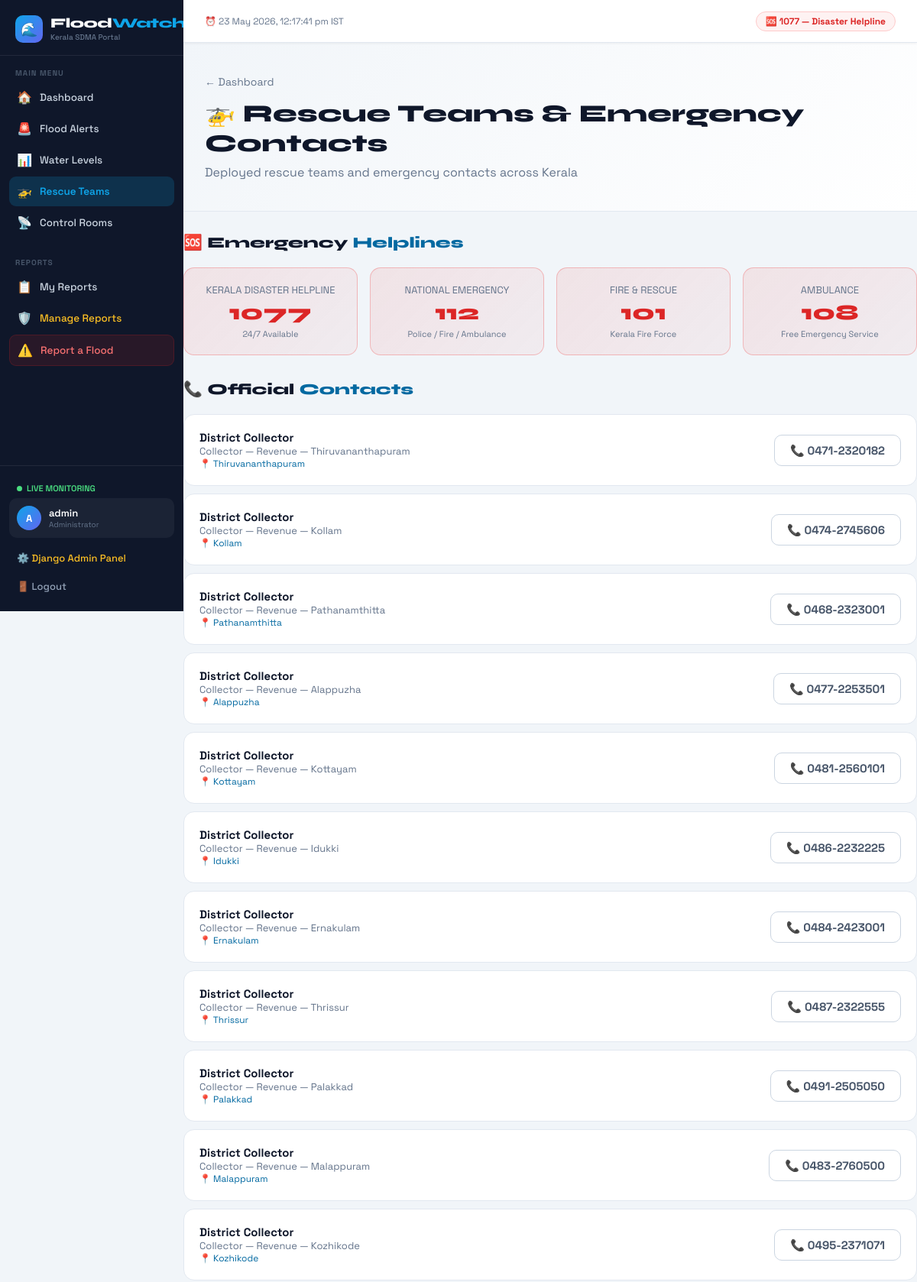
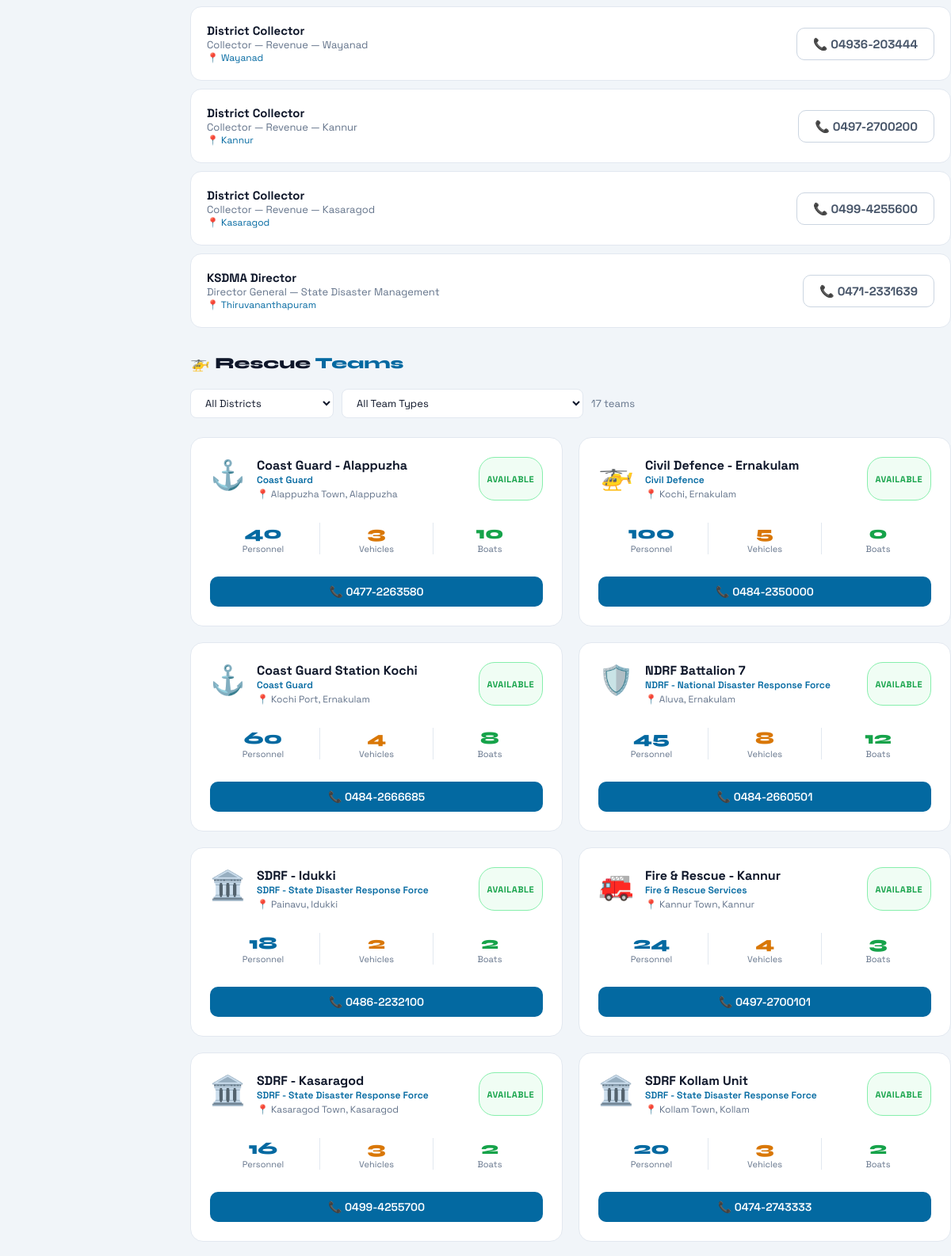
Page /rescue-teams/ (signed in, upper part) on the committed database (2 pictures, top to bottom).
### core/models.py (models this page shows, shortened)
class EmergencyContact(models.Model):
    name = models.CharField(max_length=200)
    designation = models.CharField(max_length=200)
    department = models.CharField(max_length=200)
    phone = models.CharField(max_length=20)
    email = models.EmailField(blank=True)
    district = models.CharField(max_length=100)
    is_active = models.BooleanField(default=True)
    class Meta:
        verbose_name = "Emergency Contact"
        verbose_name_plural = "Emergency Contacts"

class RescueTeam(models.Model):
    name = models.CharField(max_length=200)
    team_type = models.CharField(max_length=100, choices=[
        ('NDRF', 'NDRF - National Disaster Response Force'),
        ('SDRF', 'SDRF - State Disaster Response Force'),
        ('FIRE', 'Fire & Rescue Services'),
        ('COAST_GUARD', 'Coast Guard'),
        ('POLICE', 'Police Emergency'),
        ('HEALTH', 'Health & Medical'),
        ('CIVIL', 'Civil Defence'),
        ('NGO', 'NGO / Volunteer Group'),
        ('OTHER', 'Other'),
    ])
    contact_number = models.CharField(max_length=20)
    alternate_number = models.CharField(max_length=20, blank=True)
    email = models.EmailField(blank=True)
    district = models.CharField(max_length=100)
    base_location = models.CharField(max_length=200)
    is_available = models.BooleanField(default=True)
    personnel_count = models.IntegerField(default=0)
    vehicles_available = models.IntegerField(default=0)
    boats_available = models.IntegerField(default=0)
    notes = models.TextField(blank=True)
    created_at = models.DateTimeField(auto_now_add=True)
    updated_at = models.DateTimeField(auto_now=True)
    class Meta:
        ordering = ['district', 'name']
        verbose_name = "Rescue Team"
        verbose_name_plural = "Rescue Teams"

### core/views.py (the view)
# urls.py: path('rescue-teams/', views.rescue_teams_view, name='rescue_teams'),
@login_required
def rescue_teams_view(request):
    district = request.GET.get('district', '')
    team_type = request.GET.get('type', '')
    teams = RescueTeam.objects.all()
    if district:
        teams = teams.filter(district__icontains=district)
    if team_type:
        teams = teams.filter(team_type=team_type)
    emergency_contacts = EmergencyContact.objects.filter(is_active=True)
    districts = RescueTeam.objects.values_list('district', flat=True).distinct()
    return render(request, 'core/rescue_teams.html', {
        'teams': teams,
        'emergency_contacts': emergency_contacts,
        'districts': districts,
        'selected_district': district,
        'selected_type': team_type,
        'team_types': RescueTeam._meta.get_field('team_type').choices,
        'page': 'rescue',
    })

### core/templates/core/rescue_teams.html (shortened to what this page needs)
{% extends 'core/base.html' %}
{% block content %}
<div class="page-header">
    <div class="container">
        <a href="/" style="color:var(--text-muted); text-decoration:none; font-size:14px;">← Dashboard</a>
        <h1 style="margin-top:12px;">🚁 Rescue Teams & Emergency Contacts</h1>
        <p style="color:var(--text-muted); margin-top:8px;">Deployed rescue teams and emergency contacts across Kerala</p>
    </div>
</div>
<div class="container page-body">
    <div class="section-header">
        <h2 class="section-title">🆘 Emergency <span>Helplines</span></h2>
    </div>
    <div class="emergency-numbers">
        <div class="emg-card">
            <div class="emg-name">KERALA DISASTER HELPLINE</div>
            <div class="emg-num">1077</div>
            <div class="emg-dept">24/7 Available</div>
        </div>
        <div class="emg-card">
            <div class="emg-name">NATIONAL EMERGENCY</div>
            <div class="emg-num">112</div>
            <div class="emg-dept">Police / Fire / Ambulance</div>
        </div>
        <div class="emg-card">
            <div class="emg-name">FIRE & RESCUE</div>
            <div class="emg-num">101</div>
            <div class="emg-dept">Kerala Fire Force</div>
        </div>
        <div class="emg-card">
            <div class="emg-name">AMBULANCE</div>
            <div class="emg-num">108</div>
            <div class="emg-dept">Free Emergency Service</div>
        </div>
    </div>
    {% if emergency_contacts %}
    <div class="section-header">
        <h2 class="section-title">📞 Official <span>Contacts</span></h2>
    </div>
    <div style="display:flex; flex-direction:column; gap:10px; margin-bottom:32px;">
        {% for contact in emergency_contacts %}
        <div class="contact-card">
            <div>
                <div style="font-weight:700; font-size:15px;">{{ contact.name }}</div>
                <div style="font-size:13px; color:var(--text-muted);">{{ contact.designation }} — {{ contact.department }}</div>
                <div style="font-size:12px; color:var(--primary);">📍 {{ contact.district }}</div>
            </div>
            <a href="tel:{{ contact.phone }}" class="btn btn-ghost" style="font-size:15px; font-weight:700;">📞 {{ contact.phone }}</a>
        </div>
        {% endfor %}
    </div>
    {% endif %}
    <div class="section-header">
        <h2 class="section-title">🚁 Rescue <span>Teams</span></h2>
    </div>
    <form method="get" class="filter-bar">
        <select name="district" class="filter-select" onchange="this.form.submit()">
            <option value="">All Districts</option>
        </select>
        <select name="type" class="filter-select" onchange="this.form.submit()">
            <option value="">All Team Types</option>
        </select>
        <span style="font-size:13px; color:var(--text-muted); align-self:center;">{{ teams.count }} team{{ teams.count|pluralize }}</span>
    </form>
    {% if teams %}
    <div class="grid-2" style="grid-template-columns: repeat(auto-fill, minmax(340px, 1fr));">
        {% for team in teams %}
        <div class="team-big-card">
            <div style="display:flex; gap:14px; margin-bottom:16px;">
                <div style="font-size:36px;">
                    {% if team.team_type == 'NDRF' %}🛡️{% elif team.team_type == 'SDRF' %}🏛️{% elif team.team_type == 'FIRE' %}🚒{% elif team.team_type == 'COAST_GUARD' %}⚓{% elif team.team_type == 'HEALTH' %}🏥{% elif team.team_type == 'POLICE' %}👮{% elif team.team_type == 'NGO' %}🤝{% else %}🚁{% endif %}
                </div>
                <div style="flex:1;">
                    <div style="font-weight:700; font-size:16px;">{{ team.name }}</div>
                    <div style="font-size:12px; color:var(--primary); font-weight:600; margin-bottom:2px;">{{ team.get_team_type_display }}</div>
                    <div style="font-size:12px; color:var(--text-muted);">📍 {{ team.base_location }}, {{ team.district }}</div>
                </div>
                <span class="badge {% if team.is_available %}badge-normal{% else %}badge-danger{% endif %}">
                    {% if team.is_available %}Available{% else %}Deployed{% endif %}
                </span>
            </div>
            <div style="display:flex; gap:16px; padding:12px; background:var(--bg2); border-radius:10px; margin-bottom:16px; text-align:center;">
                <div class="team-stat" style="flex:1;">
                    <div class="team-stat-num" style="color:var(--primary);">{{ team.personnel_count }}</div>
                    <div class="team-stat-label">Personnel</div>
                </div>
                <div class="team-stat" style="flex:1;">
                    <div class="team-stat-num" style="color:var(--warning);">{{ team.vehicles_available }}</div>
                    <div class="team-stat-label">Vehicles</div>
                </div>
                <div class="team-stat" style="flex:1;">
                    <div class="team-stat-num" style="color:var(--safe);">{{ team.boats_available }}</div>
                    <div class="team-stat-label">Boats</div>
                </div>
            </div>
            <div style="display:flex; gap:10px; flex-wrap:wrap;">
                <a href="tel:{{ team.contact_number }}" class="btn btn-primary" style="flex:1; justify-content:center;">
                    📞 {{ team.contact_number }}
                </a>
            </div>
        </div>
        {% endfor %}
    </div>
    {% else %}
    <div class="card" style="text-align:center; padding:60px;">
        <div style="font-size:48px; margin-bottom:16px;">🚁</div>
        <h3>No rescue teams found</h3>
        <p style="color:var(--text-muted); margin-top:8px;">Try adjusting your filters</p>
    </div>
    {% endif %}
</div>
{% endblock %}

### core/templates/core/base.html (shortened to what this page needs)
<!DOCTYPE html>
<html lang="en">
<head>
</head>
<body>
<aside class="sidebar" id="sidebar">
    <a href="/" class="sidebar-brand">
        <div class="sidebar-logo">🌊</div>
        <div>
            <div class="sidebar-brand-text">Flood<span>Watch</span></div>
            <div class="sidebar-brand-sub">Kerala SDMA Portal</div>
        </div>
    </a>
    <div class="sidebar-section">
        <div class="sidebar-section-label">Main Menu</div>
        <ul class="sidebar-nav">
            <li><a href="/" class="{% if page == 'home' %}active{% endif %}"><span class="nav-icon">🏠</span> Dashboard</a></li>
            <li>
                <a href="/alerts/" class="{% if page == 'alerts' %}active{% endif %}">
                    <span class="nav-icon">🚨</span> Flood Alerts
                </a>
            </li>
            <li><a href="/water-levels/" class="{% if page == 'water_levels' %}active{% endif %}"><span class="nav-icon">📊</span> Water Levels</a></li>
            <li><a href="/rescue-teams/" class="{% if page == 'rescue' %}active{% endif %}"><span class="nav-icon">🚁</span> Rescue Teams</a></li>
            <li><a href="/control-rooms/" class="{% if page == 'control_rooms' %}active{% endif %}"><span class="nav-icon">📡</span> Control Rooms</a></li>
        </ul>
    </div>
    <div class="sidebar-section">
        <div class="sidebar-section-label">Reports</div>
        <ul class="sidebar-nav">
            <li><a href="/my-reports/" class="{% if page == 'my_reports' %}active{% endif %}"><span class="nav-icon">📋</span> My Reports</a></li>
            {% if user.is_staff %}
            <li><a href="/admin-reports/" class="{% if page == 'admin_reports' %}active{% endif %}" style="color: #fbbf24;"><span class="nav-icon">🛡️</span> Manage Reports</a></li>
            {% endif %}
            <li><a href="/report/" class="sidebar-report-link {% if page == 'report' %}active{% endif %}"><span class="nav-icon">⚠️</span> Report a Flood</a></li>
        </ul>
    </div>
    <div class="sidebar-footer">
        <div class="sidebar-live">
            <div class="live-dot"></div> LIVE MONITORING
        </div>
        {% if user.is_authenticated %}
        <div class="sidebar-user">
            <div class="sidebar-avatar">{{ user.username|first|upper }}</div>
            <div>
                <div class="sidebar-username">{{ user.username }}</div>
                <div class="sidebar-role">{% if user.is_staff %}Administrator{% else %}Public User{% endif %}</div>
            </div>
        </div>
        {% if user.is_staff %}
        <a href="/admin/" class="sidebar-logout" style="color: #fbbf24; margin-bottom:4px;">⚙️ Django Admin Panel</a>
        {% endif %}
        <a href="/logout/" class="sidebar-logout">🚪 Logout</a>
        {% else %}
        <a href="/portal/" class="sidebar-logout" style="color: var(--sidebar-active);">🔐 Login / Register</a>
        {% endif %}
    </div>
</aside>
<div class="main-wrap">
    <div class="topbar">
        <div class="topbar-left">
            <span class="topbar-clock" id="topbar-clock">⏰ Loading...</span>
        </div>
        <div class="topbar-right">
            <a href="tel:1077" class="topbar-emergency">🆘 1077 — Disaster Helpline</a>
        </div>
    </div>
    <div class="page-content">
        {% block content %}{% endblock %}
    </div>
</div>
</body>
</html>

### core/templates/core/rescue_teams.html (style rules this page uses)
.page-header { background: linear-gradient(135deg, var(--bg), var(--bg2)); border-bottom: 1px solid var(--border); padding: 40px 0; }
.page-header h1 { font-family: 'Syne', sans-serif; font-size: 32px; font-weight: 800; }
.team-big-card { background: var(--card); border: 1px solid var(--border); border-radius: 16px; padding: 24px; transition: all 0.2s; }
.team-stat { text-align:center; }
.team-stat-num { font-family:'Syne',sans-serif; font-size:22px; font-weight:800; }
.team-stat-label { font-size:11px; color:var(--text-muted); }
.contact-card { background: var(--card); border: 1px solid var(--border); border-radius: 14px; padding: 20px; display: flex; justify-content: space-between; align-items: center; flex-wrap: wrap; gap: 12px; }
.emergency-numbers { display: grid; grid-template-columns: repeat(auto-fill, minmax(220px, 1fr)); gap: 16px; margin-bottom: 32px; }
.emg-card { background: linear-gradient(135deg, rgba(239,68,68,0.1), rgba(239,68,68,0.05)); border: 1px solid rgba(239,68,68,0.3); border-radius: 14px; padding: 20px; text-align: center; }
.emg-name { font-size: 13px; color: #64748b; margin-bottom: 4px; }
.emg-num { font-family:'Syne',sans-serif; font-size:28px; font-weight:800; color:var(--danger); }
.emg-dept { font-size: 11px; color: #64748b; margin-top: 4px; }
.filter-bar { display: flex; gap: 10px; flex-wrap: wrap; margin-bottom: 24px; }
.filter-select { background: var(--card); border: 1px solid var(--border); color: #0f172a; border-radius: 8px; padding: 8px 14px; font-family: inherit; font-size: 13px; }

### rows in the picture
EmergencyContact: name "District Collector", designation "Collector", department "Revenue — Thiruvananthapuram", district "Thiruvananthapuram", phone "0471-2320182"
EmergencyContact: name "District Collector", designation "Collector", department "Revenue — Kollam", district "Kollam", phone "0474-2745606"
EmergencyContact: name "District Collector", designation "Collector", department "Revenue — Pathanamthitta", district "Pathanamthitta", phone "0468-2323001"
EmergencyContact: name "District Collector", designation "Collector", department "Revenue — Alappuzha", district "Alappuzha", phone "0477-2253501"
EmergencyContact: name "District Collector", designation "Collector", department "Revenue — Kottayam", district "Kottayam", phone "0481-2560101"
EmergencyContact: name "District Collector", designation "Collector", department "Revenue — Idukki", district "Idukki", phone "0486-2232225"
EmergencyContact: name "District Collector", designation "Collector", department "Revenue — Ernakulam", district "Ernakulam", phone "0484-2423001"
EmergencyContact: name "District Collector", designation "Collector", department "Revenue — Thrissur", district "Thrissur", phone "0487-2322555"
EmergencyContact: name "District Collector", designation "Collector", department "Revenue — Palakkad", district "Palakkad", phone "0491-2505050"
EmergencyContact: name "District Collector", designation "Collector", department "Revenue — Malappuram", district "Malappuram", phone "0483-2760500"
EmergencyContact: name "District Collector", designation "Collector", department "Revenue — Kozhikode", district "Kozhikode", phone "0495-2371071"
EmergencyContact: name "District Collector", designation "Collector", department "Revenue — Wayanad", district "Wayanad", phone "04936-203444"
EmergencyContact: name "District Collector", designation "Collector", department "Revenue — Kannur", district "Kannur", phone "0497-2700200"
EmergencyContact: name "District Collector", designation "Collector", department "Revenue — Kasaragod", district "Kasaragod", phone "0499-4255600"
EmergencyContact: name "KSDMA Director", designation "Director General", department "State Disaster Management", district "Thiruvananthapuram", phone "0471-2331639"
RescueTeam: name "Coast Guard - Alappuzha", team_type "Coast Guard", base_location "Alappuzha Town", district "Alappuzha", is_available "AVAILABLE", personnel_count "40", vehicles_available "3", boats_available "10", contact_number "0477-2263580"
RescueTeam: name "Civil Defence - Ernakulam", team_type "Civil Defence", base_location "Kochi", district "Ernakulam", is_available "AVAILABLE", personnel_count "100", vehicles_available "5", boats_available "0", contact_number "0484-2350000"
RescueTeam: name "Coast Guard Station Kochi", team_type "Coast Guard", base_location "Kochi Port", district "Ernakulam", is_available "AVAILABLE", personnel_count "60", vehicles_available "4", boats_available "8", contact_number "0484-2666685"
RescueTeam: name "NDRF Battalion 7", team_type "NDRF - National Disaster Response Force", base_location "Aluva", district "Ernakulam", is_available "AVAILABLE", personnel_count "45", vehicles_available "8", boats_available "12", contact_number "0484-2660501"
RescueTeam: name "SDRF - Idukki", team_type "SDRF - State Disaster Response Force", base_location "Painavu", district "Idukki", is_available "AVAILABLE", personnel_count "18", vehicles_available "2", boats_available "2", contact_number "0486-2232100"
RescueTeam: name "Fire & Rescue - Kannur", team_type "Fire & Rescue Services", base_location "Kannur Town", district "Kannur", is_available "AVAILABLE", personnel_count "24", vehicles_available "4", boats_available "3", contact_number "0497-2700101"
RescueTeam: name "SDRF - Kasaragod", team_type "SDRF - State Disaster Response Force", base_location "Kasaragod Town", district "Kasaragod", is_available "AVAILABLE", personnel_count "16", vehicles_available "3", boats_available "2", contact_number "0499-4255700"
RescueTeam: name "SDRF Kollam Unit", team_type "SDRF - State Disaster Response Force", base_location "Kollam Town", district "Kollam", is_available "AVAILABLE", personnel_count "20", vehicles_available "3", boats_available "2", contact_number "0474-2743333"

### other values in the picture
{{ user.username|first|upper }} "A"
{{ user.username }} "admin"
{{ teams.count }} "17"
